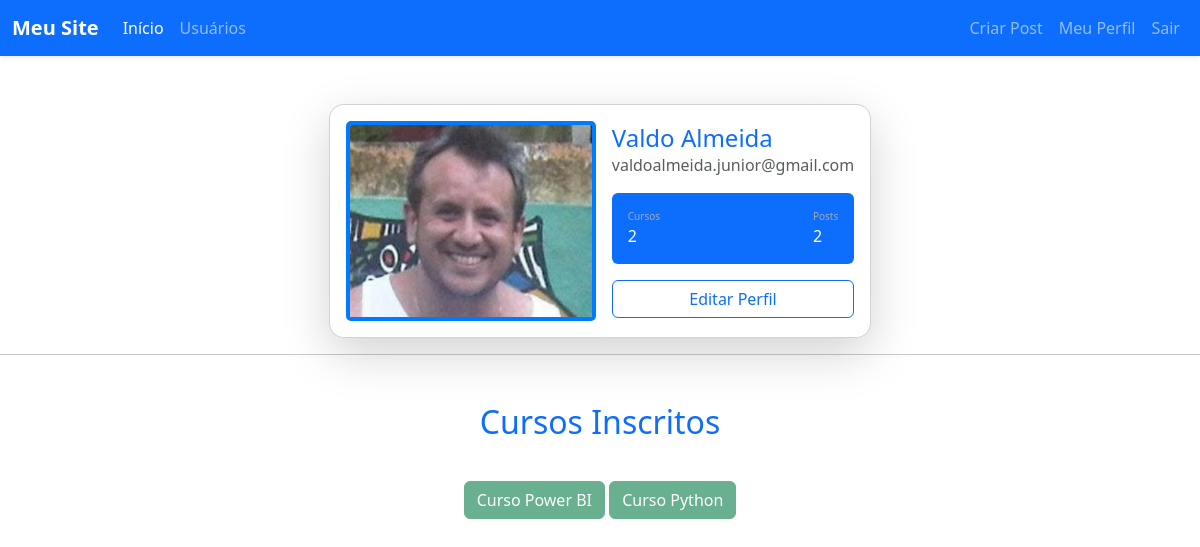
The page /perfil (signed in) on the database its author committed.
### meusite/models.py (models this page shows, shortened)
class Usuario(database.Model, UserMixin):
    id = database.Column(database.Integer, primary_key=True)  # ID do usuário, chave primária
    username = database.Column(database.String, nullable=False)  # Nome de usuário, campo obrigatório
    email = database.Column(database.String, nullable=False, unique=True)  # E-mail do usuário, único e obrigatório
    senha = database.Column(database.String, nullable=False)  # Senha do usuário, obrigatória
    foto_perfil = database.Column(database.String, default='default.jpg', nullable=False)  # Foto de perfil, com valor padrão
    posts = database.relationship('Post', backref='autor_post', lazy=True)  # Relacionamento com o modelo `Post`
    cursos = database.Column(database.String, nullable=False, default='Não Informado')  # Cursos do usuário, com valor padrão
    def contar_posts(self):
        return len(self.posts)

### meusite/routes.py (the view)
@app.route('/perfil')
@login_required
def perfil():
    img_perfil = url_for('static', filename=f'img_perfil/{current_user.foto_perfil}')
    return render_template('perfil.html', img_perfil=img_perfil)

### meusite/models.py (called while the page is built)
@login_manager.user_loader
def load_usuario(id_usuario):
    return Usuario.query.get(int(id_usuario))  # Retorna o usuário pelo id fornecido

### meusite/templates/perfil.html (shortened to what this page needs)
{% extends 'base.html' %}
{% block body %}
<div class="container mt-5 d-flex justify-content-center">
    <div class="card p-3 shadow-lg" style="width: auto; border-radius: 15px;">
        <div class="d-flex align-items-center">
            <div class="image pe-3">
                <img src="{{ img_perfil }}"
                     style="width: 250px; height: 200px; object-fit: cover; border: 4px solid #007bff; border-radius: 5px;">
            </div>
            <div class="ml-3 w-100">
                <h4 class="mb-0 mt-0 text-primary">{{ current_user.username }}</h4>
                <span class="text-muted">{{ current_user.email }}</span>
                <div class="p-3 mt-3 bg-primary d-flex justify-content-between rounded text-white stats">
                    {% if 'Não Informado' in current_user.cursos %}
                        <div class="d-flex flex-column">
                            <span class="articles">Cursos</span>
                            <span class="number1">0</span>
                        </div>
                    {% else %}
                        <div class="d-flex flex-column">
                            <span class="articles">Cursos</span>
                            <span class="number1">{{ current_user.cursos.count(';') + 1 }}</span>
                        </div>
                    {% endif %}
                    <div class="d-flex flex-column">
                        <span class="rating">Posts</span>
                        <span class="number3">{{ current_user.contar_posts()}}</span>
                    </div>
                </div>
                <div class="button mt-3">
                    <a href="{{ url_for('editar_perfil') }}">
                        <button class="btn btn-outline-primary w-100">Editar Perfil</button>
                    </a>
                </div>
            </div>
        </div>
    </div>
</div>
<hr>
<div class="row justify-content-center mt-5">
    <div class="col-12 col-md-6 text-center">
        <h2 class="text-primary">Cursos Inscritos</h2>
        <br>
        {% for curso in current_user.cursos.split(';') %}
            <button type="button" class="btn btn-success mt-2" disabled>{{ curso }}</button>
        {% endfor %}
    </div>
</div>
{% endblock %}

### meusite/static/main.css (style rules this page uses)
.card { width: 400px; border: none; border-radius: 10px; background-color: #fff }
.stats { background: #f2f5f8 !important; color: #000 !important }
.articles { font-size: 10px; color: #a1aab9 }
.number1 { font-weight: 500 }
.rating { font-size: 10px; color: #a1aab9 }
.number3 { font-weight: 500 }

### rows shown on the page
Usuario: username "Valdo Almeida", email "valdoalmeida.junior@gmail.com", cursos "2"

### other values the page prints
{{ current_user.contar_posts() }} "2"
{{ curso }} "Curso Power BI" "Curso Python"
